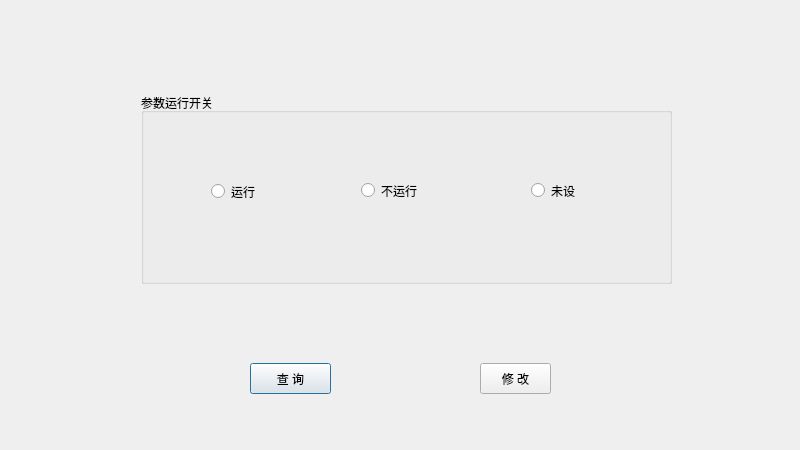
<?xml version="1.0" encoding="UTF-8"?>
<ui version="4.0">
 <class>DialogParmRun</class>
 <widget class="QDialog" name="DialogParmRun">
  <property name="geometry">
   <rect>
    <x>0</x>
    <y>0</y>
    <width>800</width>
    <height>450</height>
   </rect>
  </property>
  <property name="windowTitle">
   <string>参数运行开关</string>
  </property>
  <widget class="QLabel" name="display">
   <property name="geometry">
    <rect>
     <x>350</x>
     <y>330</y>
     <width>101</width>
     <height>21</height>
    </rect>
   </property>
   <property name="text">
    <string/>
   </property>
  </widget>
  <widget class="QGroupBox" name="groupBox_3">
   <property name="geometry">
    <rect>
     <x>141</x>
     <y>93</y>
     <width>531</width>
     <height>191</height>
    </rect>
   </property>
   <property name="styleSheet">
    <string notr="true">font: 14pt &quot;黑体&quot;;</string>
   </property>
   <property name="title">
    <string>参数运行开关</string>
   </property>
   <widget class="QRadioButton" name="radiorun">
    <property name="geometry">
     <rect>
      <x>70</x>
      <y>88</y>
      <width>81</width>
      <height>21</height>
     </rect>
    </property>
    <property name="text">
     <string>运行</string>
    </property>
   </widget>
   <widget class="QRadioButton" name="radionorun">
    <property name="geometry">
     <rect>
      <x>220</x>
      <y>87</y>
      <width>81</width>
      <height>21</height>
     </rect>
    </property>
    <property name="text">
     <string>不运行</string>
    </property>
   </widget>
   <widget class="QRadioButton" name="radionull">
    <property name="geometry">
     <rect>
      <x>390</x>
      <y>87</y>
      <width>61</width>
      <height>21</height>
     </rect>
    </property>
    <property name="text">
     <string>未设</string>
    </property>
   </widget>
  </widget>
  <widget class="QPushButton" name="butfind">
   <property name="geometry">
    <rect>
     <x>250</x>
     <y>363</y>
     <width>81</width>
     <height>31</height>
    </rect>
   </property>
   <property name="styleSheet">
    <string notr="true">font: 12pt &quot;黑体&quot;;</string>
   </property>
   <property name="text">
    <string>查 询</string>
   </property>
  </widget>
  <widget class="QPushButton" name="butok">
   <property name="geometry">
    <rect>
     <x>480</x>
     <y>363</y>
     <width>71</width>
     <height>31</height>
    </rect>
   </property>
   <property name="styleSheet">
    <string notr="true">font: 12pt &quot;黑体&quot;;</string>
   </property>
   <property name="text">
    <string>修 改</string>
   </property>
  </widget>
 </widget>
 <resources/>
 <connections/>
</ui>
